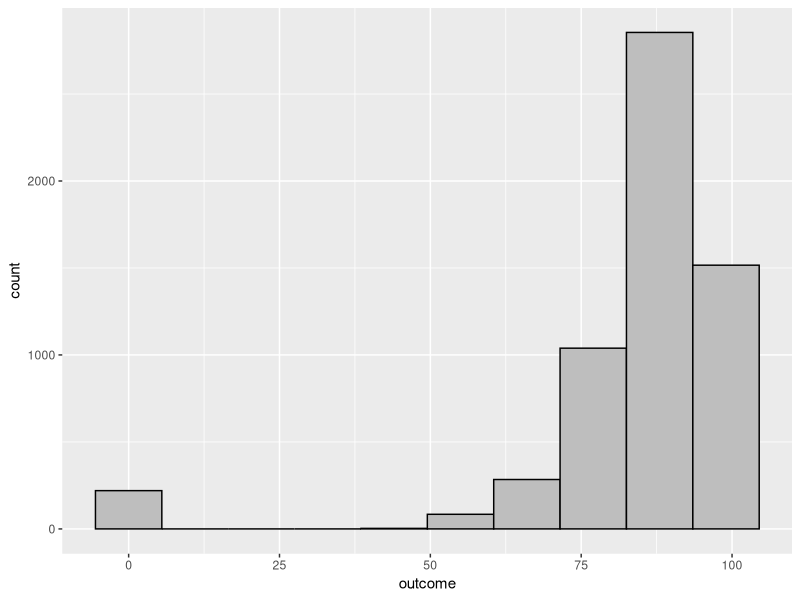
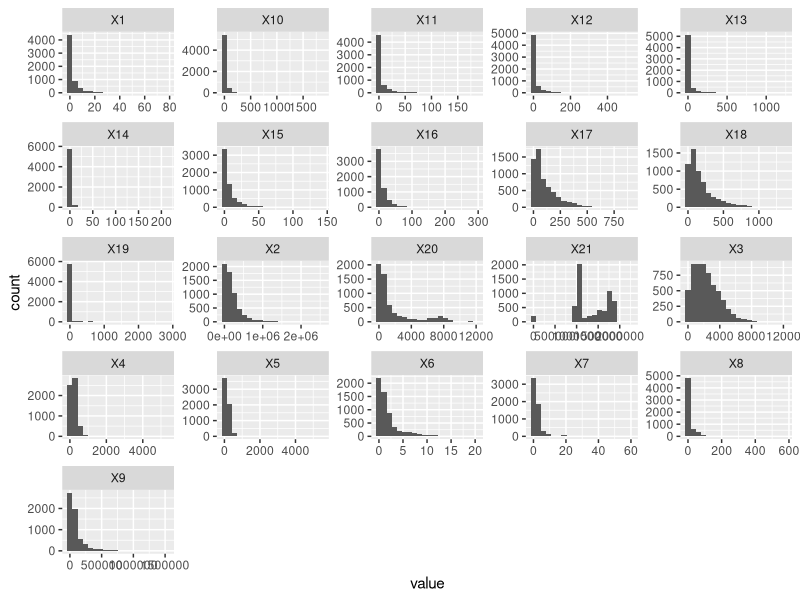
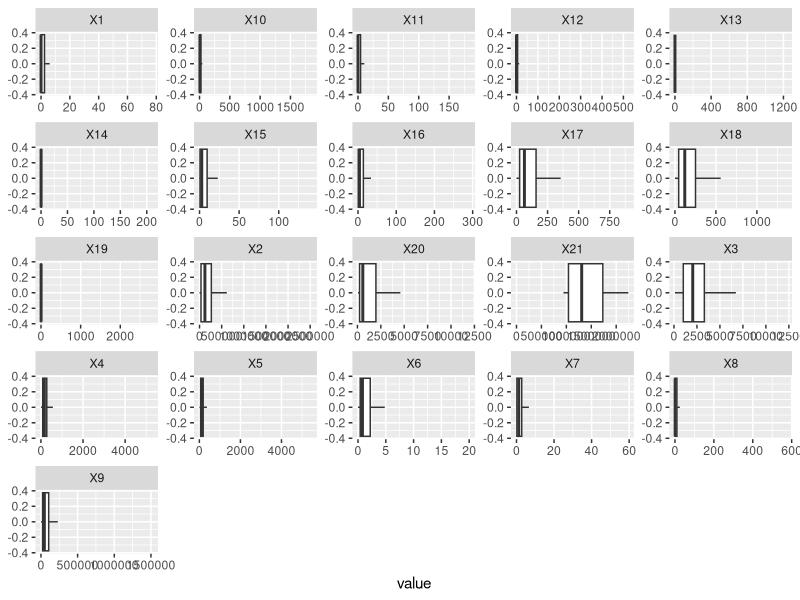
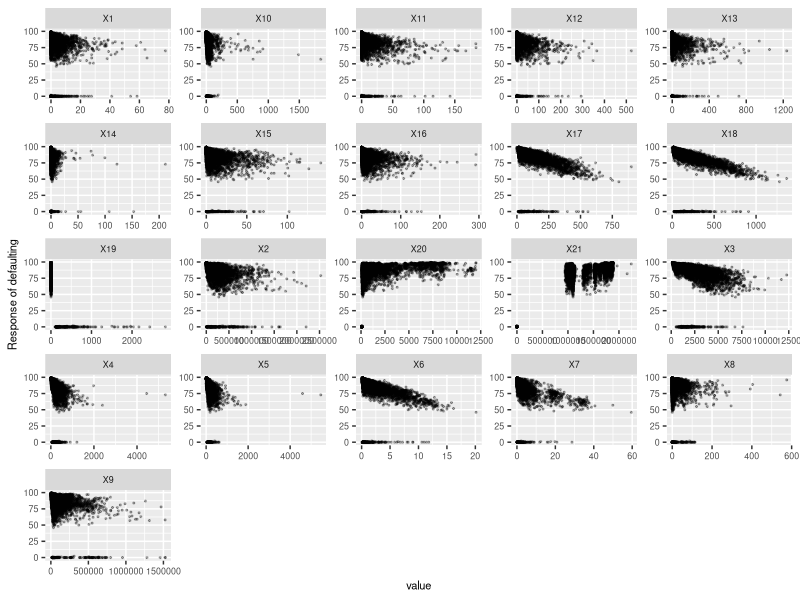
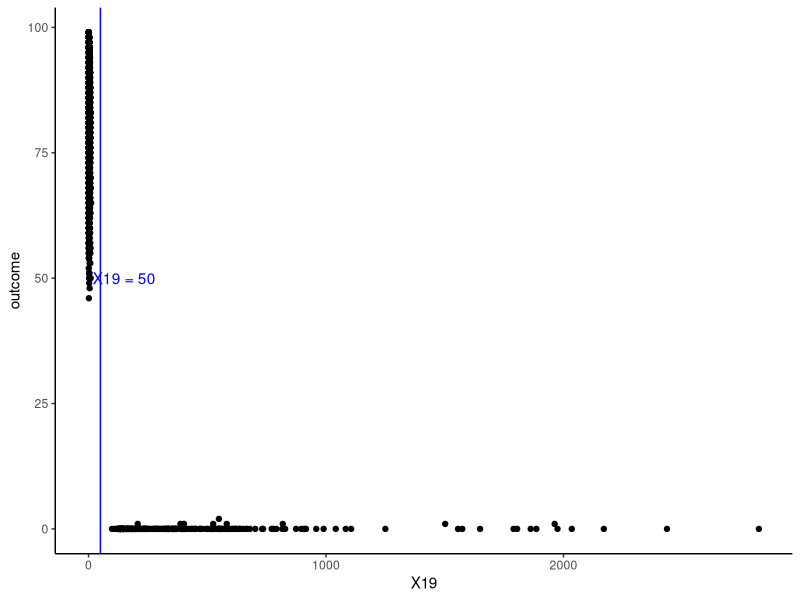
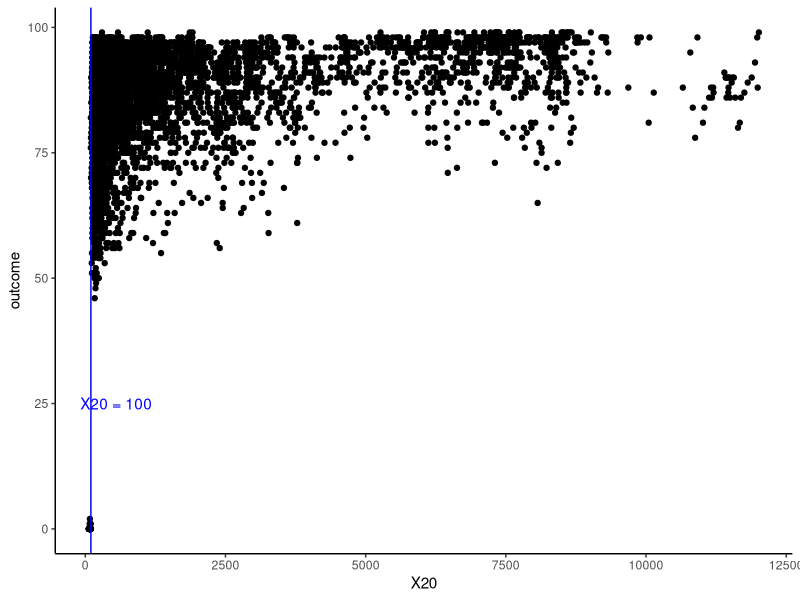
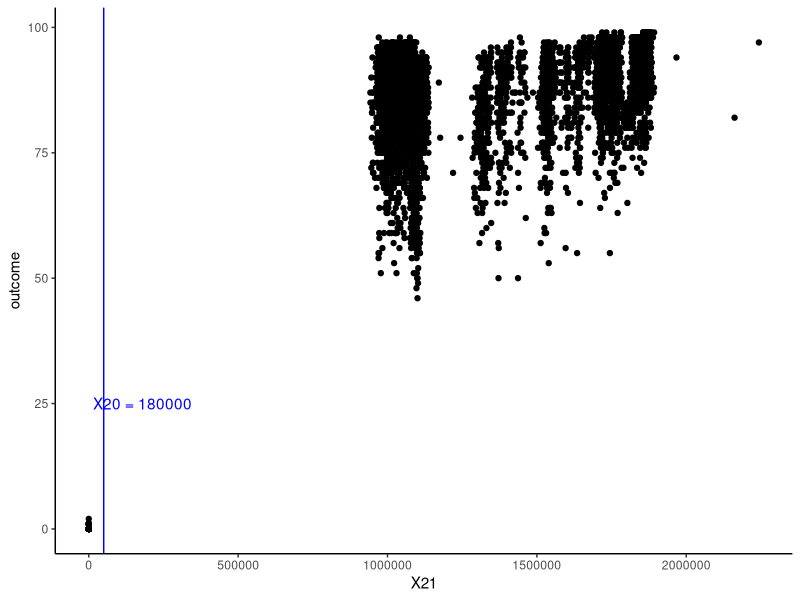

These figures' R source, in order: (Note: this script raises an error after producing the figures.)
## ---- chunk 1
knitr::opts_chunk$set(echo = TRUE)
## ---- chunk 2
library(tidyverse)
library(purrr)
library(tidyr)
library(partykit)
library(caret)
library(ggplot2)
library(lattice)
library(skimr)
## ---- chunk 3
# Input the competition-data.csv to train our model
df <- read.csv("competition-data.csv")
## ---- chunk 4
# Separate the predictors (df_x) and outcome (df_y)
df_x <- df %>%
  select(-outcome)

df_y <- df$outcome
## ---- chunk 5
# Distribution of the outcome
ggplot(df, aes(x = outcome)) +
  geom_histogram(bins = 10, color="black", fill="grey")
## ---- chunk 6
skim(df)
## ---- chunk 7
df_x %>%
  keep(is.numeric) %>% 
  gather() %>% 
  ggplot(aes(value)) +
    facet_wrap(~ key, scales = "free") +
    geom_histogram(bins = 20)
df_x %>%
  keep(is.numeric) %>% 
  gather() %>% 
  ggplot(aes(value)) +
    facet_wrap(~ key, scales = "free") +
    geom_boxplot(outlier.shape = NA)
## ---- chunk 8
feature_plot_df <- df_x %>%
  mutate(outcome = df$outcome) %>%
  pivot_longer(cols=colnames(df_x))
## ---- chunk 9
feature_plots <- ggplot(feature_plot_df, aes(x=value, y=outcome)) + 
  geom_point(alpha=0.3, size=0.4) + 
  facet_wrap( ~ name, scales="free") +
  labs(y = "Response of defaulting")+
  theme(text = element_text(size = 8))
feature_plots
## ---- chunk 10
# Threshold for X19
ggplot(df, aes(x = X19, y = outcome)) +
  geom_point()+
  geom_vline(xintercept = 50, color = "blue") +
  annotate(geom="text", x=150, y=50, label="X19 = 50",
              color="blue")+
  theme_classic()

# Threshold for X20
ggplot(df, aes(x = X20, y = outcome)) +
  geom_point()+
  geom_vline(xintercept = 100, color = "blue") +
  annotate(geom="text", x=550, y=25, label="X20 = 100",
              color="blue")+
  theme_classic()

# Threshold for X21
ggplot(df, aes(x = X21, y = outcome)) +
  geom_point()+
  geom_vline(xintercept = 50000, color = "blue") +
  annotate(geom="text", x=180000, y=25, label="X20 = 180000",
              color="blue")+
  theme_classic()
## ---- chunk 11
# figure out the existing of threshold which cause the outcome = 0
# we calculate the number of rows which satisfy both of the conditions: (X >= or <= "threshold") and (outcome = 0)
# we divide above result by number of rows that outcome = 0
# we get the percentage of how that predictor influence the outcome

x19_p <- nrow(filter(df, (df$X19 >= 50) & (df$outcome == 0))) / nrow(filter(df, df$outcome == 0))
x20_p <- nrow(filter(df, (df$X20 <= 100) & (df$outcome == 0))) / nrow(filter(df, df$outcome == 0))
x21_p <- nrow(filter(df, (df$X21 <= 1000) & (df$outcome == 0))) / nrow(filter(df, df$outcome == 0))
c(x19_p,x20_p,x21_p)
## ---- chunk 12
# preprocess 1 (adding additional X19_2, X20_2, X21_2 as "categorical" variables, which 0 represents smaller than threshold, and 1 represents larger)
df_x_1 <- df_x %>%
  mutate(X19_2 = ifelse(df_x$X19 < 50, 0, 1), 
         X20_2 = ifelse(df_x$X20 < 100, 0, 1), 
         X21_2 = ifelse(df_x$X21 < 1000, 0, 1))
# and we get our preprocessed x data
## ---- chunk 13
# Use fold = 4 in order to estimate the real generalization RMSE (since we use 6k training data to predict 2k test-x-values = 3:1)
set.seed(1)
folds <- createFolds(df_new_y, k = 4, returnTrain = TRUE)
ctrl <- trainControl(method = "cv", index = folds)
## ---- chunk 14
# Use fold = 10 in order to estimate the ideal generalization RMSE (we probably might not get this good)
set.seed(1)
folds2 <- createFolds(df_new_y, k = 10, returnTrain = TRUE)
ctrl2 <- trainControl(method = "cv", index = folds2)
## ---- chunk 15
mtryGrid <- data.frame(
  mtry = floor(seq(10, 20, length = 11))
  )
## ---- chunk 16
set.seed(2)

# Comparison group : No preprocess applied
rfTune_comp <- train(x = df_x, y = df_y,
                method = "rf",
                tuneGrid = mtryGrid,
                ntree = 100,
                importance = TRUE,
                trControl = ctrl)

# Test group1 : Preprocess applied, cv fold = 3
rfTune_test1 <- train(x = df_x_1, y = df_y,
                method = "rf",
                tuneGrid = mtryGrid,
                ntree = 100,
                preProcess = c("center", "scale"),
                importance = TRUE,
                trControl = ctrl)

# Test group2 : Preprocess applied, cv fold = 10
rfTune_test2 <- train(x = df_x_1, y = df_y,
                method = "rf",
                tuneGrid = mtryGrid,
                ntree = 100,
                preProcess = c("center", "scale"),
                importance = TRUE,
                trControl = ctrl2)
## ---- chunk 17
# Plot the result and comparison
ggplot(rfTune_comp, aes(x = mtry, y = RMSE)) +
  geom_point(data = rfTune_test$results)+
  geom_line(data = rfTune_test$results, color = "blue")+
  geom_point(data = rfTune_test2$results)+
  geom_line(data = rfTune_test2$results, color = "green")+
  annotate(geom="text", x=15, y=2.515, label="test1",
              color="blue")+
  annotate(geom="text", x=15, y=2.49, label="test2",
              color="green")+
  annotate(geom="text", x=15, y=2.56, label="comparison")+
  theme_classic()
## ---- chunk 18
# Output a csv file with our prediction
df_test <- read.csv("competition-test-x-values.csv") %>%
  mutate(X19_2 = ifelse(df_test$X19 < 50, 0, 1), 
         X20_2 = ifelse(df_test$X20 < 100, 0, 1), 
         X21_2 = ifelse(df_test$X21 < 1000, 0, 1))

result <- as.data.frame(predict("TBD", df_test))

csv_write <- write.table(result,
                         file = "competition-test-outcome.csv",
                         row.names = FALSE,
                         col.names = "outcome")
csv_write
